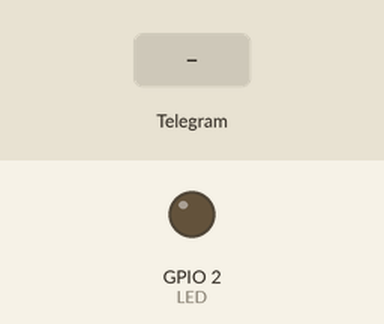
The sketch below on a simulated ESP32. On the bench: output pins drawn as LEDs (lit = HIGH). The test bench sets the inputs (shaded band). WiFi joins after 1.5 s; servers stay silent unless stated; what the sketch prints to the serial monitor is not drawn.

Above: at 4.7 s.
4.8 s: Telegram message "/led_on" received
At 6.2 s:
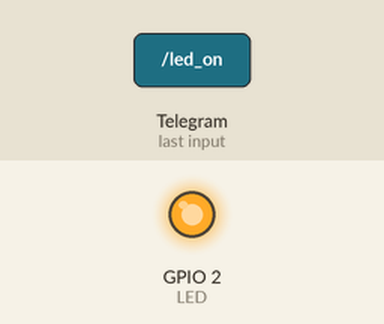
6.5 s: Telegram message "/led_off" received
At 7.4 s:
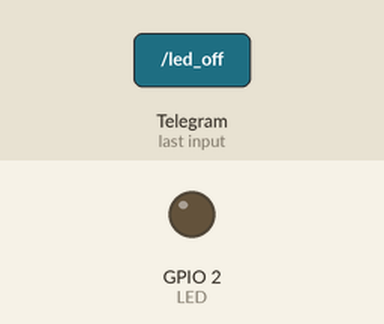
Timing chart, 0 to 9.5 s (numbered marks = the images above; inputs shaded):
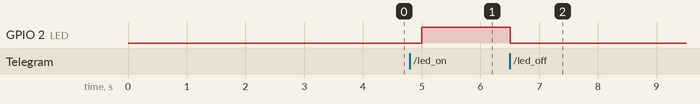

The sketch:

ESP_TG_LED.ino
```cpp
#define WIFI_SSID "Имя сети"
#define WIFI_PASS "Пароль сети"
#define BOT_TOKEN "Токен бота из BotFather"
#define LED 2
int32_t menuID = 0;
byte depth = 0;

#include <FastBot.h>
FastBot bot(BOT_TOKEN);

void setup() {
  pinMode(LED, OUTPUT);
  connectWiFi();
  bot.attach(newMsg);
}

// обработчик сообщений
void newMsg(FB_msg& msg) {
  if (msg.text == "/say_hello") bot.sendMessage("Привет!", msg.chatID);
    else if (msg.text == "/led_on"){
    digitalWrite(LED, HIGH);
    bot.sendMessage("Светодиод включен!", msg.chatID);
    }
    else if (msg.text == "/led_off"){
    digitalWrite(LED, LOW);
    bot.sendMessage("Светодиод выключен!", msg.chatID);
    }
}


void loop() {
  bot.tick();
}

void connectWiFi() {
  delay(2000);
  Serial.begin(115200);
  Serial.println();

  WiFi.begin(WIFI_SSID, WIFI_PASS);
  while (WiFi.status() != WL_CONNECTED) {
    delay(500);
    Serial.print(".");
    if (millis() > 15000) ESP.restart();
  }
  Serial.println("Connected");
}
```

Measured:
- after the input at 4.8 s, GPIO 2 (LED): LOW → HIGH after 0.20 s
- after the input at 6.5 s, GPIO 2 (LED): HIGH → LOW at once
